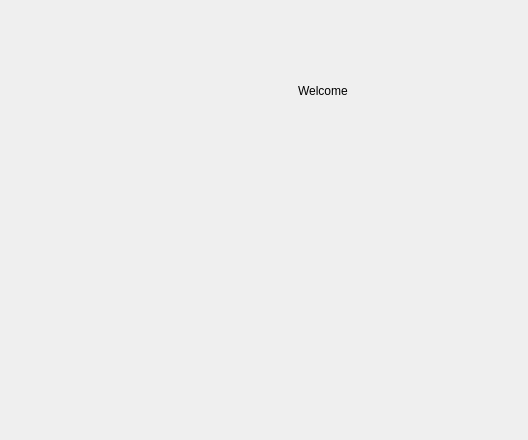
<?xml version="1.0" encoding="UTF-8"?>
<ui version="4.0">
 <class>ParticipatorForm</class>
 <widget class="QWidget" name="ParticipatorForm">
  <property name="geometry">
   <rect>
    <x>0</x>
    <y>0</y>
    <width>528</width>
    <height>440</height>
   </rect>
  </property>
  <property name="windowTitle">
   <string>Form</string>
  </property>
  <widget class="QLabel" name="label">
   <property name="geometry">
    <rect>
     <x>298</x>
     <y>80</y>
     <width>101</width>
     <height>21</height>
    </rect>
   </property>
   <property name="text">
    <string>Welcome </string>
   </property>
  </widget>
 </widget>
 <resources/>
 <connections/>
</ui>
